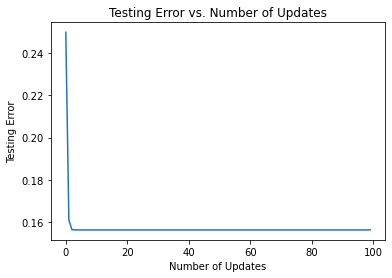

Source code (Python):
import numpy as np
import pandas as pd
import matplotlib.pyplot as plt

# Load the dataset into a pandas DataFrame
file_path = 'diabetes.csv'
df = pd.read_csv(file_path)

# Separate the data into features (X) and the target variable (y)
X = df.iloc[:, :-1].values
y = df.iloc[:, -1].values

# Step 1: Implementing train_test_split
def train_test_split(X, y, test_size=0.2, random_state=None):
    if random_state is not None:
        np.random.seed(random_state)
    
    n_samples = X.shape[0]
    n_test = int(n_samples * test_size)
    
    indices = np.random.permutation(n_samples)
    test_indices = indices[:n_test]
    train_indices = indices[n_test:]
    
    X_train, X_test = X[train_indices], X[test_indices]
    y_train, y_test = y[train_indices], y[test_indices]
    
    return X_train, X_test, y_train, y_test

# Split the data into training and testing sets
X_train, X_test, y_train, y_test = train_test_split(X, y, test_size=0.2, random_state=42)

# Step 2: Initialize model parameters
theta = np.zeros(X_train.shape[1])

# Step 3: Newton's Method

def sigmoid(z):
    return 1 / (1 + np.exp(-z))

def least_squared_error(y_true, y_pred):
    return np.mean((y_true - y_pred) ** 2)

def hessian(X, theta):
    z = X.dot(theta)
    p = sigmoid(z)
    return X.T.dot(np.diag(p * (1 - p))).dot(X)

def newton_method(X, y, theta, num_iterations):
    m = len(y)
    errors = []

    for iteration in range(num_iterations):
        z = X.dot(theta)
        y_pred = sigmoid(z)
        gradient = X.T.dot(y_pred - y)
        hess = hessian(X, theta)
        theta -= np.linalg.inv(hess).dot(gradient)
        
        errors.append(least_squared_error(y, y_pred))

    return theta, errors

# Train the model using Newton's method
num_iterations = 100
theta, errors = newton_method(X_train, y_train, theta, num_iterations)

# Step 4: Evaluate the Model
z = X_test.dot(theta)
y_pred = sigmoid(z)
testing_error_value = least_squared_error(y_test, y_pred)
print("Testing Error :", testing_error_value)

# Step 5: Plot the Loss vs. Number of Updates
plt.plot(range(num_iterations), errors)
plt.xlabel("Number of Updates")
plt.ylabel("Testing Error")
plt.title("Testing Error vs. Number of Updates")
plt.show()
